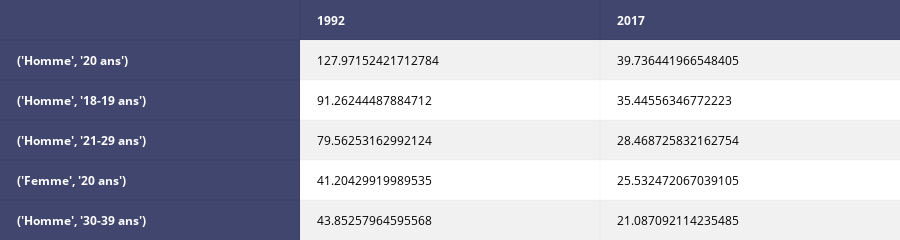

Notebook code cell kept with this figure:
### Code cell
iplot(sample_data_table)

### Figure 1 — Plotly figure (JSON) as saved in the notebook; plotly's stock layout.template omitted (floating-point values rounded to 4 significant figures)
{"data": [{"colorscale": [[0, "#00083e"], [0.5, "#ededee"], [1, "#ffffff"]], "hoverinfo": "none", "opacity": 0.75, "showscale": false, "type": "heatmap", "uid": "8fac517b-b0ab-47e9-a304-6f680c7ee2e1", "z": [[0, 0, 0], [0, 0.5, 0.5], [0, 1, 1], [0, 0.5, 0.5], [0, 1, 1], [0, 0.5, 0.5]]}], "layout": {"annotations": [{"align": "left", "font": {"color": "#ffffff"}, "showarrow": false, "text": "<b></b>", "x": -0.45, "xanchor": "left", "xref": "x", "y": 0, "yref": "y"}, {"align": "left", "font": {"color": "#ffffff"}, "showarrow": false, "text": "<b>1992</b>", "x": 0.55, "xanchor": "left", "xref": "x", "y": 0, "yref": "y"}, {"align": "left", "font": {"color": "#ffffff"}, "showarrow": false, "text": "<b>2017</b>", "x": 1.55, "xanchor": "left", "xref": "x", "y": 0, "yref": "y"}, {"align": "left", "font": {"color": "#ffffff"}, "showarrow": false, "text": "<b>('Homme', '20 ans')</b>", "x": -0.45, "xanchor": "left", "xref": "x", "y": 1, "yref": "y"}, {"align": "left", "font": {"color": "#000000"}, "showarrow": false, "text": "127.97152421712784", "x": 0.55, "xanchor": "left", "xref": "x", "y": 1, "yref": "y"}, {"align": "left", "font": {"color": "#000000"}, "showarrow": false, "text": "39.736441966548405", "x": 1.55, "xanchor": "left", "xref": "x", "y": 1, "yref": "y"}, {"align": "left", "font": {"color": "#ffffff"}, "showarrow": false, "text": "<b>('Homme', '18-19 ans')</b>", "x": -0.45, "xanchor": "left", "xref": "x", "y": 2, "yref": "y"}, {"align": "left", "font": {"color": "#000000"}, "showarrow": false, "text": "91.26244487884712", "x": 0.55, "xanchor": "left", "xref": "x", "y": 2, "yref": "y"}, {"align": "left", "font": {"color": "#000000"}, "showarrow": false, "text": "35.44556346772223", "x": 1.55, "xanchor": "left", "xref": "x", "y": 2, "yref": "y"}, {"align": "left", "font": {"color": "#ffffff"}, "showarrow": false, "text": "<b>('Homme', '21-29 ans')</b>", "x": -0.45, "xanchor": "left", "xref": "x", "y": 3, "yref": "y"}, {"align": "left", "font": {"color": "#000000"}, "showarrow": false, "text": "79.56253162992124", "x": 0.55, "xanchor": "left", "xref": "x", "y": 3, "yref": "y"}, {"align": "left", "font": {"color": "#000000"}, "showarrow": false, "text": "28.468725832162754", "x": 1.55, "xanchor": "left", "xref": "x", "y": 3, "yref": "y"}, {"align": "left", "font": {"color": "#ffffff"}, "showarrow": false, "text": "<b>('Femme', '20 ans')</b>", "x": -0.45, "xanchor": "left", "xref": "x", "y": 4, "yref": "y"}, {"align": "left", "font": {"color": "#000000"}, "showarrow": false, "text": "41.20429919989535", "x": 0.55, "xanchor": "left", "xref": "x", "y": 4, "yref": "y"}, {"align": "left", "font": {"color": "#000000"}, "showarrow": false, "text": "25.532472067039105", "x": 1.55, "xanchor": "left", "xref": "x", "y": 4, "yref": "y"}, {"align": "left", "font": {"color": "#ffffff"}, "showarrow": false, "text": "<b>('Homme', '30-39 ans')</b>", "x": -0.45, "xanchor": "left", "xref": "x", "y": 5, "yref": "y"}, {"align": "left", "font": {"color": "#000000"}, "showarrow": false, "text": "43.85257964595568", "x": 0.55, "xanchor": "left", "xref": "x", "y": 5, "yref": "y"}, {"align": "left", "font": {"color": "#000000"}, "showarrow": false, "text": "21.087092114235485", "x": 1.55, "xanchor": "left", "xref": "x", "y": 5, "yref": "y"}], "height": 230, "margin": {"b": 0, "l": 0, "r": 0, "t": 0}, "xaxis": {"dtick": 1, "gridwidth": 2, "showticklabels": false, "tick0": -0.5, "ticks": "", "zeroline": false}, "yaxis": {"autorange": "reversed", "dtick": 1, "gridwidth": 2, "showticklabels": false, "tick0": 0.5, "ticks": "", "zeroline": false}}}
